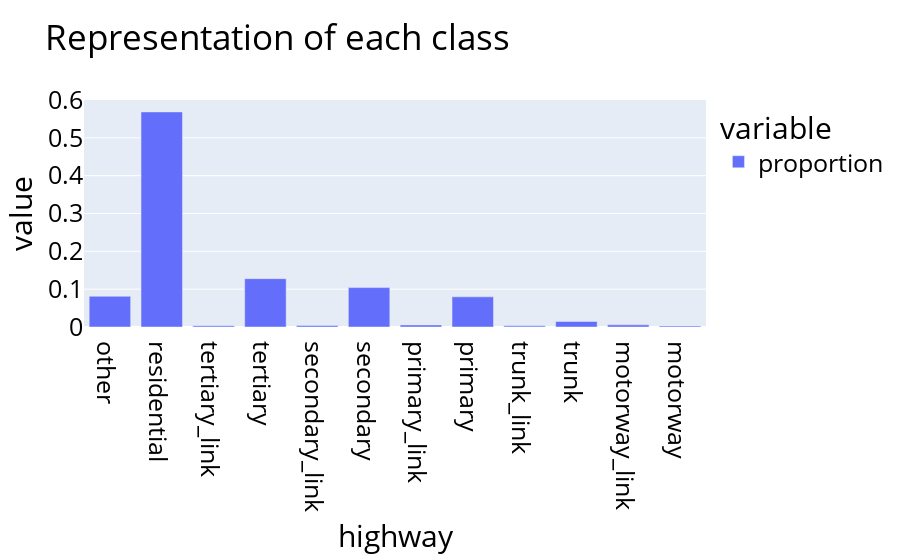

Notebook code cell kept with this figure:
### Code cell
fig = px.bar(all_dfs_edges["highway"].value_counts(normalize=True), title = "Representation of each class")
fig.update_xaxes(categoryorder='array', categoryarray=categories)
fig.update_yaxes(range=[0,0.6])

fig.update_layout(    font=dict(
        size=25,
        color="black"
    ))
fig.write_image(f"Results/all_together/representation_classes.pdf", width=1000, height=1000)

fig

### Figure 1 — Plotly figure (JSON) as saved in the notebook; plotly's stock layout.template omitted (floating-point values rounded to 4 significant figures)
{"data": [{"alignmentgroup": "True", "hovertemplate": "variable=proportion<br>highway=%{x}<br>value=%{y}<extra></extra>", "legendgroup": "proportion", "marker": {"color": "#636efa", "pattern": {"shape": ""}}, "name": "proportion", "offsetgroup": "proportion", "orientation": "v", "showlegend": true, "textposition": "auto", "type": "bar", "x": ["residential", "tertiary", "secondary", "other", "primary", "trunk", "motorway_link", "primary_link", "secondary_link", "tertiary_link", "trunk_link", "motorway"], "xaxis": "x", "y": [0.5685, 0.1278, 0.1041, 0.08117, 0.07968, 0.01456, 0.005694, 0.005394, 0.003902, 0.003325, 0.003034, 0.002886], "yaxis": "y"}], "layout": {"barmode": "relative", "font": {"color": "black", "size": 25}, "legend": {"title": {"text": "variable"}, "tracegroupgap": 0}, "title": {"text": "Representation of each class"}, "xaxis": {"anchor": "y", "categoryarray": ["other", "residential", "tertiary_link", "tertiary", "secondary_link", "secondary", "primary_link", "primary", "trunk_link", "trunk", "motorway_link", "motorway"], "categoryorder": "array", "domain": [0, 1], "title": {"text": "highway"}}, "yaxis": {"anchor": "x", "domain": [0, 1], "range": [0, 0.6], "title": {"text": "value"}}}}
